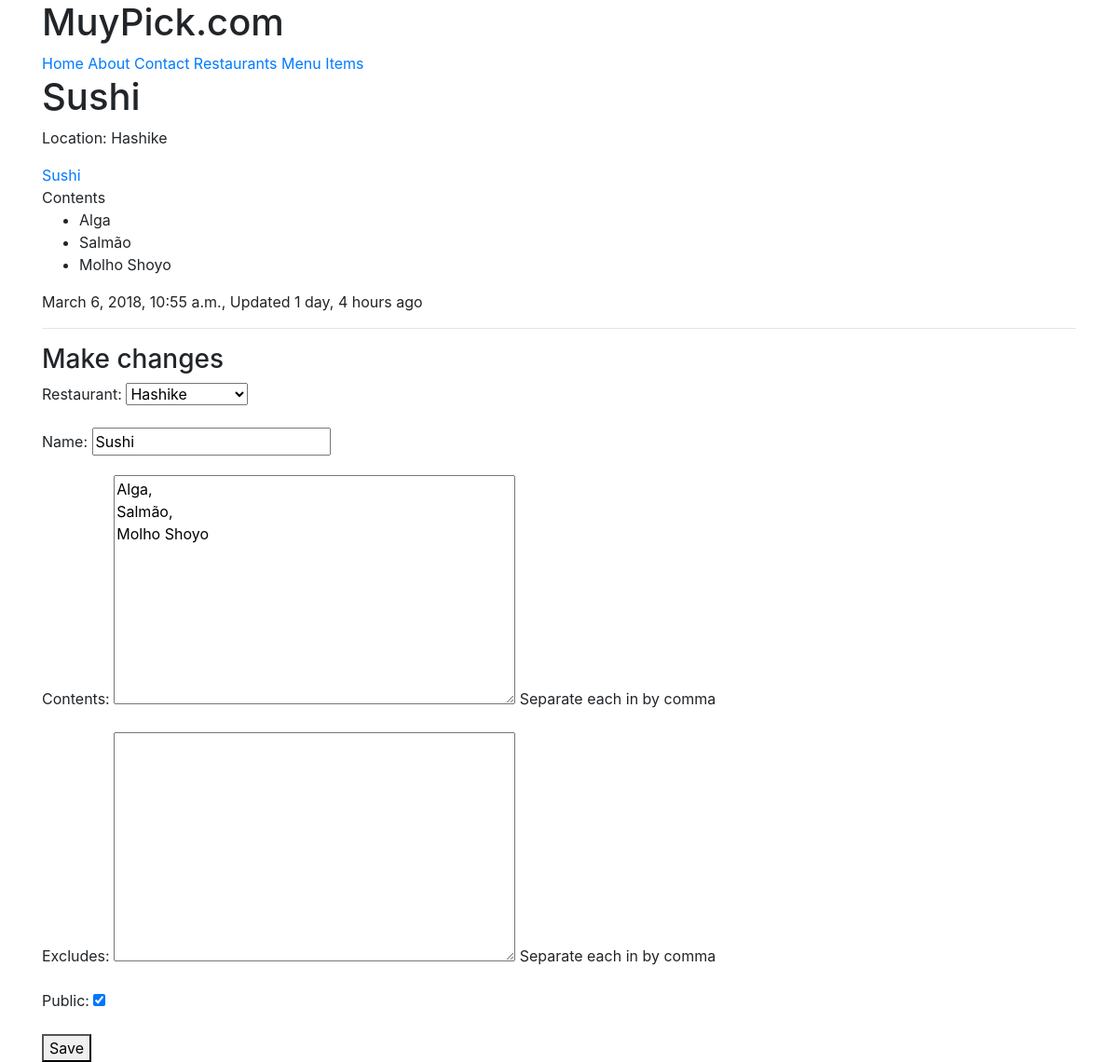
Page /items/9/ (signed in) on the committed database.
### menus/models.py (models this page shows, shortened)
class Item(models.Model):
    user        = models.ForeignKey(settings.AUTH_USER_MODEL)
    restaurant  = models.ForeignKey(RestaurantLocation)
    name        = models.CharField(max_length=120)
    contents    = models.TextField(help_text='Separate each in by comma')
    excludes    = models.TextField(blank=True, null=True, help_text='Separate each in by comma')
    public      = models.BooleanField(default=True)
    timestamp   = models.DateTimeField(auto_now_add=True)
    updated     = models.DateTimeField(auto_now=True)
    def __str__(self):
        return self.name
    class Meta:
        ordering = ['-updated', '-timestamp']
    def get_contents(self):
        return self.contents.split(',')

### restaurants/models.py (models this page shows, shortened)
class RestaurantLocation(models.Model):
    owner          = models.ForeignKey(User)
    name          = models.CharField(max_length = 120)
    location      = models.CharField(max_length = 120, null = True, blank = True)
    category      = models.CharField(max_length = 120, null = True, blank = True, validators = [validate_category])
    timestamp     = models.DateTimeField(auto_now_add = True)
    updated       = models.DateTimeField(auto_now = True)
    slug          = models.SlugField(null = True, blank = True)
    objects = RestaurantLocationManager()
    def __str__(self):
        return self.name

### menus/views.py (the view)
# urls.py: url(r'^(?P<pk>\d+)/$', ItemUpdateView.as_view(), name = 'detail'),
class ItemUpdateView(LoginRequiredMixin, UpdateView):
    template_name = 'menus/detail-update.html'
    form_class = ItemForm
    def get_form_kwargs(self):
        kwargs = super(ItemUpdateView, self).get_form_kwargs()
        kwargs['user'] = self.request.user
        return kwargs
    def get_queryset(self):
        return Item.objects.filter(user=self.request.user)
    def get_context_data(self, *args, **kwargs):
        context = super(ItemUpdateView, self).get_context_data(*args, **kwargs)
        context['title'] = 'Update Item'
        return context

### menus/forms.py
class ItemForm(forms.ModelForm):
    class Meta:
        model = Item
        fields = [
            'restaurant',
            'name',
            'contents',
            'excludes',
            'public',
        ]
    def __init__(self, user=None, *args, **kwargs):
        print(user)
        print(kwargs)
        super(ItemForm, self).__init__(*args, **kwargs)
        self.fields['restaurant'].queryset = RestaurantLocation.objects.filter(owner=user)#.exclude(item__isnull=False)

### restaurants/models.py (called while the page is built)
    def get_queryset(self):
        return RestaurantLocationQuerySet(self.model, using=self._db)

### menus/templates/menus/detail-update.html (shortened to what this page needs)
{% extends "base.html" %}
{% block content %}
<h1>{{ form.instance.name }}</h1>
<p>Location: {{ form.instance.restaurant.name }}</p>
<a href="{{ form.instance.get_absolut_url }}">{{ form.instance.name }}</a>
<br/>
{% if form.instance.contents %}
Contents
<ul>
    {% for item in form.instance.get_contents %}
    <li>
        {{ item }}
    </li>
    {% endfor %}
</ul>
{% endif %}
<p>{{ form.instance.timestamp }}, Updated {{ form.instance.updated|timesince}} ago</p>
<hr/>
<h3>Make changes</h3>
{% include 'snippets/form_snippet.html' with form=form %}
{% endblock content %}

### templates/snippets/form_snippet.html (shortened to what this page needs)
<form method='POST'>
    {{ form.as_p }}
    <button type="submit" name="button">Save</button>
</form>

### rows in the picture
Item: instance.name "Sushi", instance.restaurant.name "Hashike", instance.timestamp "March 6, 2018, 10:55 a.m.", instance.updated "1 day, 4 hours", restaurant "Hashike", contents "Alga, Salmão, Molho Shoyo", public "☑"
RestaurantLocation: name "Sushi"

### other values in the picture
{{ item }} "Alga" "Salmão" "Molho Shoyo"
